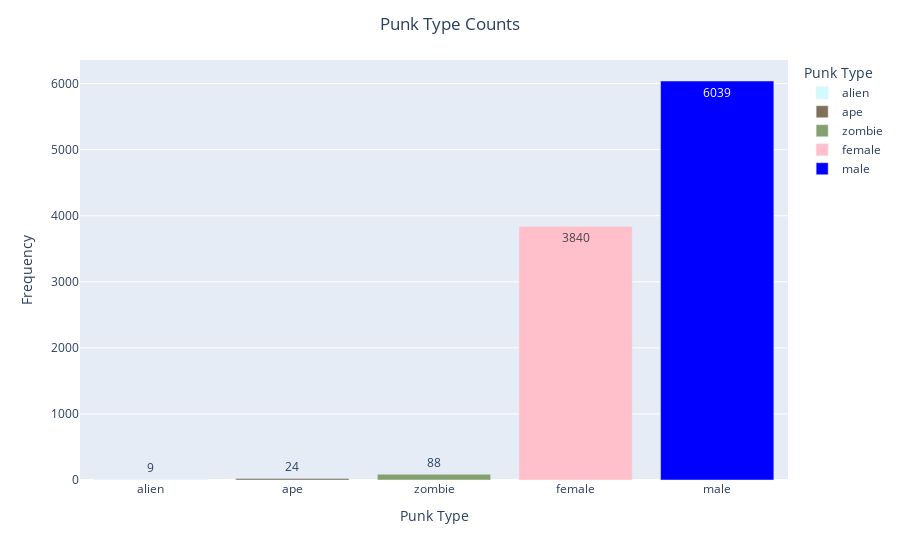

This figure's notebook cell:
### Code cell
# sorted type dataframe
type_sorted = types.sort_values(by = 'amount')

# bar plot of punk type counts
fig = px.bar(type_sorted, 
             x=type_sorted['type'],
             y= type_sorted['amount'],
             text = type_sorted['amount'],
             color = 'type',
             color_discrete_map = {'alien':'#d2fafa', 'ape':'#817059', 'zombie':'#84a06f', 'female':'pink', 'male':'blue'},
             labels={'type': 'Punk Type', 'amount': 'Frequency'})
fig.update_layout(title = 'Punk Type Counts', title_x=.5)
fig.show()

### Figure 1 — Plotly figure (JSON) as saved in the notebook; plotly's stock layout.template omitted (floating-point values rounded to 4 significant figures)
{"data": [{"alignmentgroup": "True", "hovertemplate": "Punk Type=%{x}<br>Frequency=%{text}<extra></extra>", "legendgroup": "alien", "marker": {"color": "#d2fafa", "pattern": {"shape": ""}}, "name": "alien", "offsetgroup": "alien", "orientation": "v", "showlegend": true, "text": [9], "textposition": "auto", "type": "bar", "x": ["alien"], "xaxis": "x", "y": [9], "yaxis": "y"}, {"alignmentgroup": "True", "hovertemplate": "Punk Type=%{x}<br>Frequency=%{text}<extra></extra>", "legendgroup": "ape", "marker": {"color": "#817059", "pattern": {"shape": ""}}, "name": "ape", "offsetgroup": "ape", "orientation": "v", "showlegend": true, "text": [24], "textposition": "auto", "type": "bar", "x": ["ape"], "xaxis": "x", "y": [24], "yaxis": "y"}, {"alignmentgroup": "True", "hovertemplate": "Punk Type=%{x}<br>Frequency=%{text}<extra></extra>", "legendgroup": "zombie", "marker": {"color": "#84a06f", "pattern": {"shape": ""}}, "name": "zombie", "offsetgroup": "zombie", "orientation": "v", "showlegend": true, "text": [88], "textposition": "auto", "type": "bar", "x": ["zombie"], "xaxis": "x", "y": [88], "yaxis": "y"}, {"alignmentgroup": "True", "hovertemplate": "Punk Type=%{x}<br>Frequency=%{text}<extra></extra>", "legendgroup": "female", "marker": {"color": "pink", "pattern": {"shape": ""}}, "name": "female", "offsetgroup": "female", "orientation": "v", "showlegend": true, "text": [3840], "textposition": "auto", "type": "bar", "x": ["female"], "xaxis": "x", "y": [3840], "yaxis": "y"}, {"alignmentgroup": "True", "hovertemplate": "Punk Type=%{x}<br>Frequency=%{text}<extra></extra>", "legendgroup": "male", "marker": {"color": "blue", "pattern": {"shape": ""}}, "name": "male", "offsetgroup": "male", "orientation": "v", "showlegend": true, "text": [6039], "textposition": "auto", "type": "bar", "x": ["male"], "xaxis": "x", "y": [6039], "yaxis": "y"}], "layout": {"autosize": true, "barmode": "relative", "legend": {"title": {"text": "Punk Type"}, "tracegroupgap": 0}, "margin": {"t": 60}, "title": {"text": "Punk Type Counts", "x": 0.5}, "xaxis": {"anchor": "y", "autorange": true, "categoryarray": ["alien", "ape", "zombie", "female", "male"], "categoryorder": "array", "domain": [0, 1], "range": [-0.5, 4.5], "title": {"text": "Punk Type"}, "type": "category"}, "yaxis": {"anchor": "x", "autorange": true, "domain": [0, 1], "range": [0, 6357.0], "title": {"text": "Frequency"}, "type": "linear"}}}
